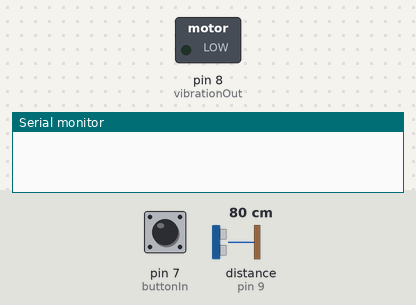
A sketch run on a simulated Arduino Uno, built with avr-gcc and run on an emulated ATmega328P. Parts: switched loads named in the sketch (green lamp = pin HIGH), the last lines printed to the serial monitor. Dashed ring = blinking. The test bench sets the inputs (shaded band); at power-on: pin 7 (buttonIn) LOW, distance to the obstacle (sensor on pin 9) 80 cm. The echo pulse lasts 58.3 µs per cm; pins used as bus, display or sensor lines are not drawn.

Above: at 1.2 s.
1.3 s: pin 7 (buttonIn) pulled HIGH for 0.15 s
At 2.2 s:
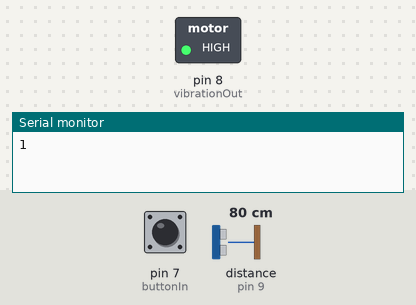
4.4 s: distance to the obstacle (sensor on pin 9) set to 299 cm
7.4 s: distance to the obstacle (sensor on pin 9) set to 2 cm
At 7.9 s:
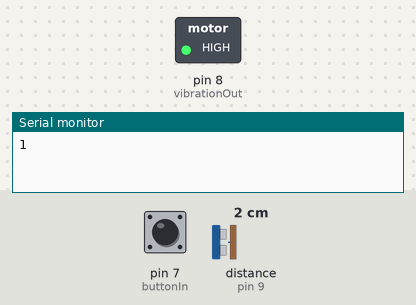
Timing chart, 0 to 10.4 s (numbered marks = the images above; inputs shaded):
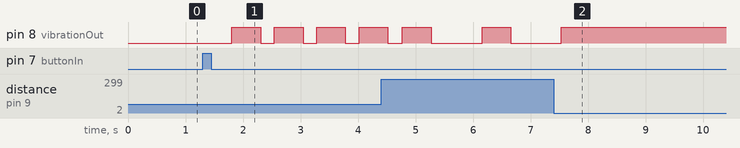

Measured:
- after the input at 1.3 s, pin 8 (vibrationOut): alternates HIGH for 0.50 s and LOW for 0.24 s, starting after 0.51 s
- after the input at 7.4 s, pin 8 (vibrationOut): goes on until 7.5 s, then stays HIGH

The sketch:

Vibration_Motor_Manual.ino
```cpp
#define buttonIn 7                    //Switch Pin
#define vibrationOut 8                //Vibration Pin
#define distanceMeterEcho 9           //DistanceMeterEcho Pin
#define distanceMeterTrigger 10       //DistanceMeterTrigger Pin

float soundvelocity=0.03434;
bool state = false;                   //Stores the state, changed by the button (on/off)
long timeMeasure;                     //Time measure taken from distance meter
long distanceMeasure;                 //Distance measure taken from distance meter
int vibrationDuration = 500;          //Duration of the vibration done by the motor
int maxDistance = 400;                //Maximum relevant distance

// --------------------------------------------------------------------------------------
// SET UP  SET UP   SET UP   SET UP   SET UP   SET UP   SET UP   SET UP   SET UP
// --------------------------------------------------------------------------------------

void setup()
{
    pinMode(vibrationOut, OUTPUT);                //Setup Vibration
    pinMode(distanceMeterEcho, INPUT);            //Setup Distancemeter Echo
    pinMode(distanceMeterTrigger, OUTPUT);        //Setup Distancemeter Trigger
    pinMode(buttonIn, INPUT);                     //Setup Button ON OFF
    digitalWrite(distanceMeterTrigger, LOW);      //Setup Distancemeter Trigger Off
    Serial.begin(9600);
}

// --------------------------------------------------------------------------------------
// LOOP    LOOP    LOOP    LOOP    LOOP    LOOP    LOOP    LOOP    LOOP    LOOP     LOOP
// --------------------------------------------------------------------------------------

void loop()
{
    if (digitalRead(buttonIn) == HIGH)  //Control the button HIGH or LOW
    {
        state = !state;                                     //Change state of Button in ON or OFF
        Serial.println(state);                              //Print the state of the vibrator
        delay(500);                                         //Delay to use the button
    }
    if (state)
    {
        digitalWrite(distanceMeterTrigger, HIGH);           //Send a 10us pulse to the trigger
        delayMicroseconds(10);                              //Delay to wait the pulse
        digitalWrite(distanceMeterTrigger, LOW);            //Receive pulse
        timeMeasure = pulseIn(distanceMeterEcho, HIGH);     //Save the pulse
        distanceMeasure = soundvelocity * timeMeasure / 2;        //Convert the pulse in cm
        if (distanceMeasure < maxDistance)    //Control range of distance
        {
            digitalWrite(vibrationOut, HIGH);               //Activate Vibration
            delay(vibrationDuration);                       //Duration of vibration
            digitalWrite(vibrationOut, LOW);                //Deactivate Vibration
            delay(timeMeasure / 20);                        //Set up the time of Vibration based on timeMeasure (avoid 3 If cycles)
        }
    }
}
```
